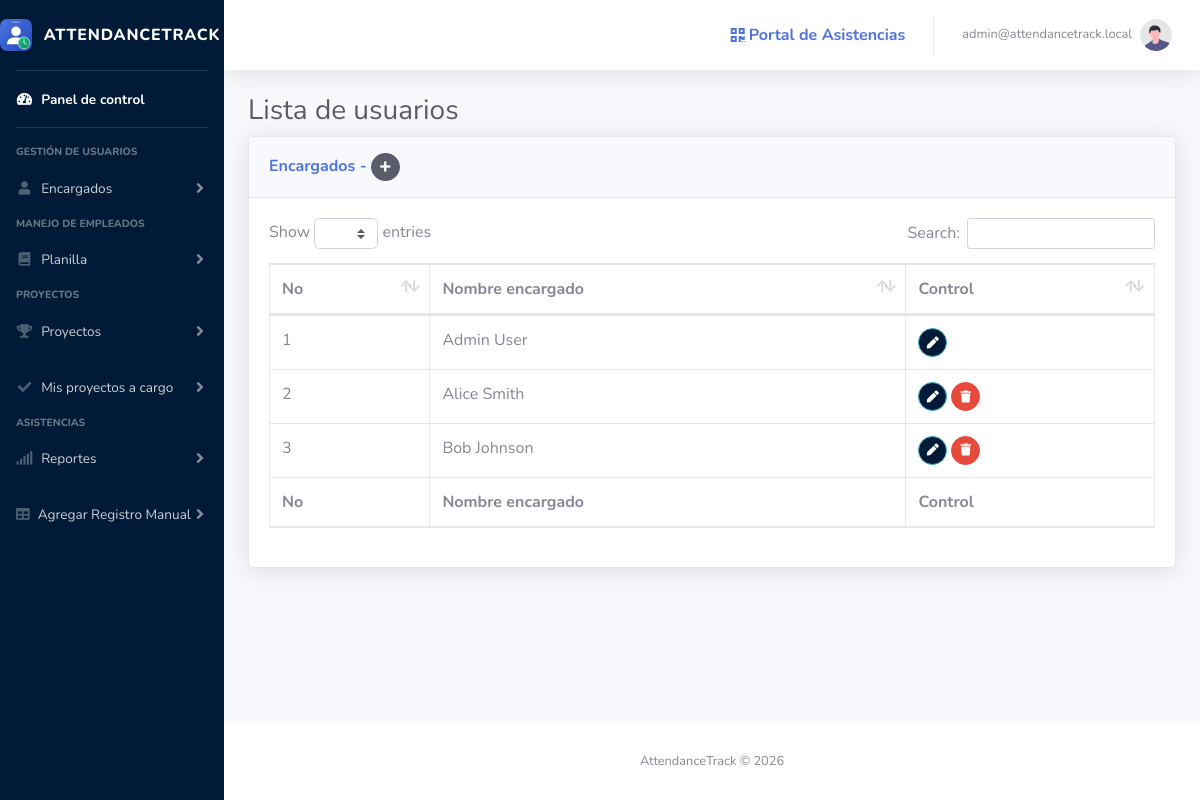
The page /admin/users.php (signed in) on the database its author committed.
### tables this page shows
CREATE TABLE `users` (
  `id` int(11) NOT NULL AUTO_INCREMENT,
  `nombre_empleado` varchar(250) NOT NULL,
  `user_email` varchar(250) NOT NULL DEFAULT '',
  `password` varchar(250) NOT NULL,
  `salt` varchar(250) NOT NULL DEFAULT 'attendancetrack_salt',
  `nivel` int(11) NOT NULL DEFAULT 1 COMMENT '1 = Project Supervisor, 2 = Global Administrator',
  PRIMARY KEY (`id`),
  KEY `idx_user_nombre` (`nombre_empleado`)
);

### admin/users.php (the view, shortened to what this page needs)
<?php
include('includes/header.php');
?>
<body id="page-top">
    <div id="wrapper">
        <?php
        include('includes/sidebar.php');
        ?>
        <div id="content-wrapper" class="d-flex flex-column">
            <div id="content">
                <?php
                include('includes/navbar.php');
                ?>
                <div class="container-fluid">
                    <h1 class="h3 mb-2 text-gray-800">Lista de usuarios</h1>
                    <div class="card shadow mb-4">
                        <div class="card-header py-3">
                            <h6 class="m-0 font-weight-bold text-primary">Encargados - <a href="agregar_encargado.php" class="btn btn-dark btn-circle btn-sm">
                                    <i class=" fas fa-plus"></i>
                                </a></h6>
                        </div>
                        <div class="card-body">
                            <div class="table-responsive">
                                <table class="table table-bordered" id="miTabla" width="100%" cellspacing="0">
                                    <thead>
                                        <tr>
                                            <th>No</th>
                                            <th>Nombre encargado</th>
                                            <th>Control</th>
                                        </tr>
                                    </thead>
                                    <tfoot>
                                        <tr>
                                            <th>No</th>
                                            <th>Nombre encargado</th>
                                            <th>Control</th>
                                    </tfoot>
                                    <tbody>
                                        <?php
                                        $counter = 0;
                                        $query = mysqli_query($conn, 'SELECT * FROM users ');
                                        while ($row = mysqli_fetch_array($query)) {
                                            $counter++;
                                        ?>
                                            <tr>
                                                <td><?php echo $counter; ?></td>
                                                <td><?php echo $row['nombre_empleado'] ?></td>
                                                <td>
                                                    <?php
                                                    if ($row['id'] == '1') {
                                                        echo '  <a href="#" class="btn btn-info btn-circle btn-sm" data-toggle="modal" data-target="#editModal' . $row['id'] . '">
                                                        <i class="fas fa-pen"></i>
                                                    </a>';
                                                    } else {
                                                        if ($_SESSION['id'] == $row['id']) {
                                                            echo ' ';
                                                        } else {
                                                            echo '
                                                           <a href="#" class="btn btn-info btn-circle btn-sm" data-toggle="modal" data-target="#editModal' . $row['id'] . '">
                                                        <i class="fas fa-pen"></i>
                                                    </a>
                                                            <a href="#" class="btn btn-danger btn-circle btn-sm" data-toggle="modal" data-target="#deleteModal' . $row['id'] . '">
                                                        <i class="fas fa-trash"></i>
                                                    </a>
                                                   ';
                                                        }
                                                    }
                                                    ?>
                                                </td>
                                            </tr>
                                        <?php
                                        }
                                        ?>
                                    </tbody>
                                </table>
                            </div>
                        </div>
                    </div>
                </div>
            </div>
            <?php
            include('includes/footer.php');
            ?>
</body>
</html>

### rows shown on the page
users: nombre_empleado "Admin User"
users: nombre_empleado "Alice Smith"
users: nombre_empleado "Bob Johnson"

### other values the page prints
$username "admin@attendancetrack.local"
